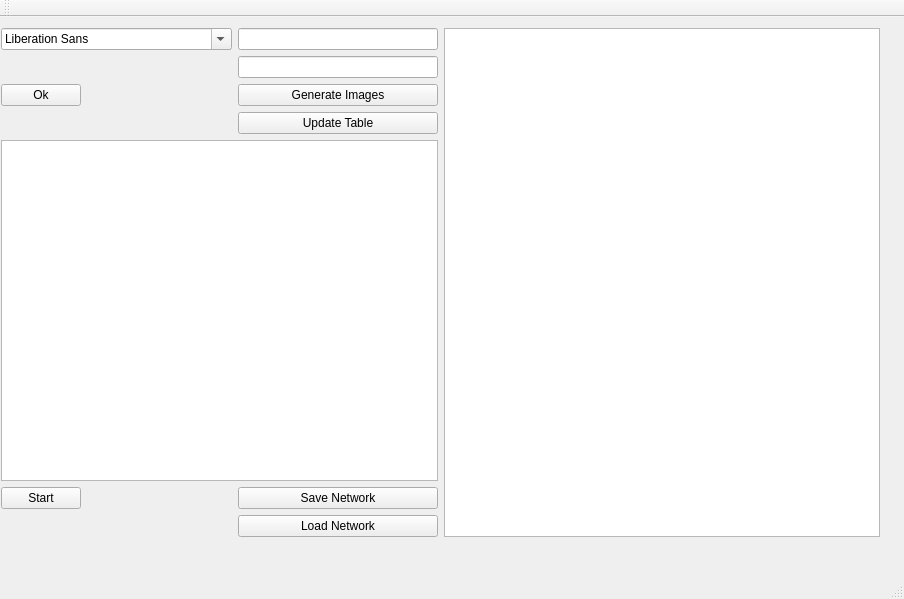
<?xml version="1.0" encoding="UTF-8"?>
<ui version="4.0">
 <class>MainWindow</class>
 <widget class="QMainWindow" name="MainWindow">
  <property name="geometry">
   <rect>
    <x>0</x>
    <y>0</y>
    <width>904</width>
    <height>599</height>
   </rect>
  </property>
  <property name="windowTitle">
   <string>MainWindow</string>
  </property>
  <widget class="QWidget" name="centralWidget">
   <widget class="QWidget" name="horizontalLayoutWidget">
    <property name="geometry">
     <rect>
      <x>-10</x>
      <y>0</y>
      <width>901</width>
      <height>531</height>
     </rect>
    </property>
    <layout class="QHBoxLayout" name="horizontalLayout">
     <item>
      <layout class="QFormLayout" name="formLayout">
       <item row="0" column="0">
        <widget class="QFontComboBox" name="fontComboBox"/>
       </item>
       <item row="0" column="1">
        <widget class="QLineEdit" name="lineEdit"/>
       </item>
       <item row="3" column="0">
        <widget class="QPushButton" name="pushButton">
         <property name="text">
          <string>Ok</string>
         </property>
        </widget>
       </item>
       <item row="3" column="1">
        <widget class="QPushButton" name="pushButton_2">
         <property name="text">
          <string>Generate Images</string>
         </property>
        </widget>
       </item>
       <item row="5" column="1">
        <widget class="QPushButton" name="pushButton_3">
         <property name="text">
          <string>Update Table</string>
         </property>
        </widget>
       </item>
       <item row="6" column="0" colspan="2">
        <widget class="QTableWidget" name="tableWidget"/>
       </item>
       <item row="7" column="0">
        <widget class="QPushButton" name="pushButton_4">
         <property name="text">
          <string>Start</string>
         </property>
        </widget>
       </item>
       <item row="2" column="1">
        <widget class="QLineEdit" name="lineEdit_2">
         <property name="toolTip">
          <string>Random Images COunt</string>
         </property>
        </widget>
       </item>
       <item row="7" column="1">
        <widget class="QPushButton" name="pushButton_5">
         <property name="text">
          <string>Save Network</string>
         </property>
        </widget>
       </item>
       <item row="8" column="1">
        <widget class="QPushButton" name="pushButton_6">
         <property name="text">
          <string>Load Network</string>
         </property>
        </widget>
       </item>
      </layout>
     </item>
     <item>
      <widget class="QGraphicsView" name="graphicsView"/>
     </item>
     <item>
      <layout class="QVBoxLayout" name="verticalLayout"/>
     </item>
    </layout>
   </widget>
  </widget>
  <widget class="QMenuBar" name="menuBar">
   <property name="geometry">
    <rect>
     <x>0</x>
     <y>0</y>
     <width>904</width>
     <height>25</height>
    </rect>
   </property>
  </widget>
  <widget class="QToolBar" name="mainToolBar">
   <attribute name="toolBarArea">
    <enum>TopToolBarArea</enum>
   </attribute>
   <attribute name="toolBarBreak">
    <bool>false</bool>
   </attribute>
  </widget>
  <widget class="QStatusBar" name="statusBar"/>
 </widget>
 <layoutdefault spacing="6" margin="11"/>
 <resources/>
 <connections/>
</ui>
